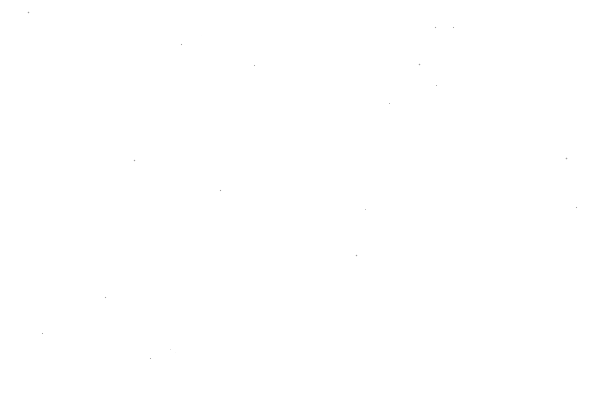
Frame 1 (no input)
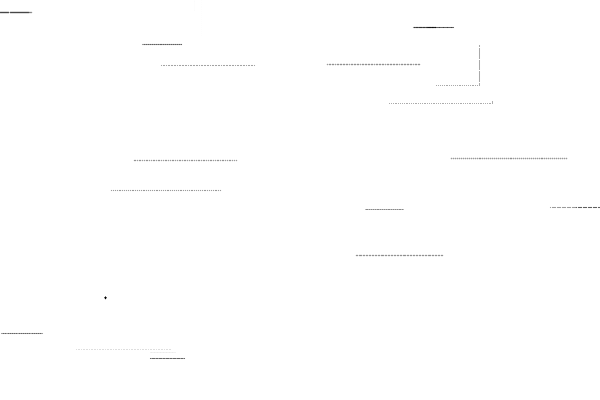
Frame 60 (the mouse pressed at the canvas centre just before this capture)
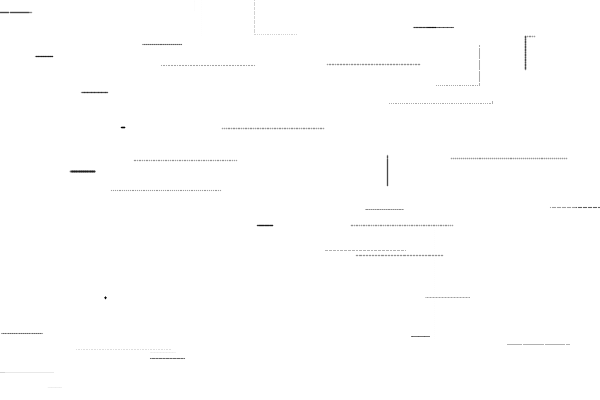
Frame 120 (the mouse held since frame 60 and released just before this capture)

The Processing sketch that drew these frames (run headless with seeded random() and noise(); from frame 60 on, the mouse is pressed at the canvas centre):

// Processing sketch: processing_56372
// ── processing_56372.pde

int num=20;
ComLines[]cl=new ComLines[num];

void setup() {
  size(600, 400);
  background(255);
  smooth();
  for (int i=0; i<num; i++) {
    cl[i]=new ComLines(random(width), random(height), random(-2, 2), 
    random(-2, 2), random(width), random(height), random(50), random(2));
  }
}

void draw() {
  for (int i=0; i<num; i++) {
    cl[i].update();
    cl[i].display();
  }
}

void mousePressed() {
  background(255);
  for (int i=0; i<num; i++) {
    cl[i]=new ComLines(random(width), random(height), random(-2, 2), 
    random(-2, 2), random(width), random(height), random(50), random(2));
  }
}

class ComLines {
  float X, Y, amX, amY, sX, sY, sAmX, sw;
  ComLines(float nX, float nY, float nAmX, float nAmY, float nSX, float nSY, 
  float nSAmX, float nSw) {
    X=nX;
    Y=nY;
    amX=nAmX;
    amY=nAmY;
    sX=nSX;
    sY=nSY;
    sAmX=nSAmX;
    sw=nSw;
  }

  void update() {
    if (X<sX && X+sAmX>sX) {
      amX=0;
      Y=Y+amY;
    } 
    else {
      X=X+amX;
    }
    if (X>width || X<0) {
      amX=-amX;
    }
    if (Y>height || Y<0) {
      amY=-amY;
      amX=random(-2, 2);
      amY=random(-2, 2);
      sX=random(width);
      sY=random(height);
      sAmX=random(50);
    }
  }

  void display() {
    stroke(0, 100);
    strokeWeight(sw);
    point(X, Y);
  }
}
